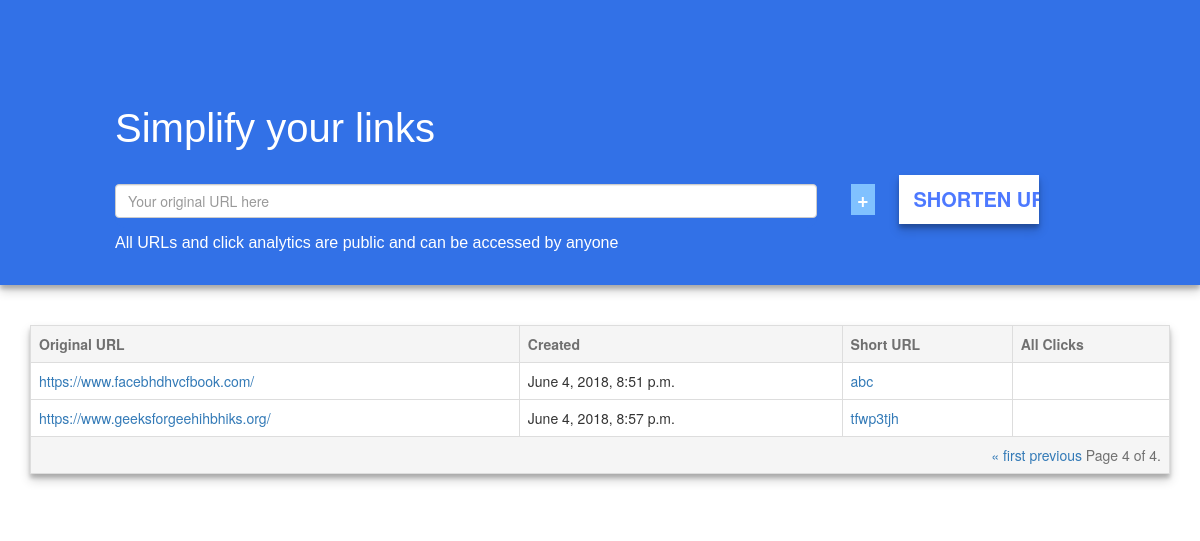
/?page=4, run on the app's committed database.
### shortener/models.py (models this page shows, shortened)
class thwURL(models.Model):
	url         = models.CharField(max_length=220, validators=[validate_url, validate_dot_com])
	shortcode   = models.CharField(max_length=8,unique=True)
	updated     = models.DateTimeField(auto_now=True,blank=False)
	timestamp   = models.DateTimeField(auto_now_add=True,blank=False)
	t_created   = models.DateTimeField(default=datetime.now, blank=False)
	active      = models.BooleanField(default=True)
	ccount      = models.IntegerField(default=0)
	objects = thwURLManager()

### shortener/views.py (the view, shortened to what this page needs)
# urls.py: url(r'^$', HomeView.as_view()),
class HomeView(View):
	def get(self, request, *args, **kwargs):
	 	the_form = SubmitUrlForm()
	 	b =	thwURL.objects.all()
	 	paginator = Paginator(b, 3)
	 	page = request.GET.get('page')
	 	try:
	 		b = paginator.page(page)
	 	except PageNotAnInteger:
	 		b = paginator.page(1)
	 	except EmptyPage:
	 		b = paginator.page(paginator.num_pages)
	 	context = {
	 		"title": "",
	 		"form": the_form,
	 		"bb":b
	 		}
	 	return render(request, "shortener/home.html", context)

### shortener/forms.py (shortened to what this page needs)
class SubmitUrlForm(forms.Form):
    url = forms.CharField(
            label='',
            validators=[validate_url],
            widget = forms.TextInput(
                    attrs ={
                        "placeholder": "Your original URL here",
                        "class": "form-control"
                        }
                )
            )

### shortener/models.py (called while the page is built)
	def all(self, *args, **kwargs):
		qs_main = super(thwURLManager, self).all(*args,**kwargs)
		qs = qs_main.filter(active=True)
		return qs

### shortener/templates/shortener/home.html (shortened to what this page needs)
{% extends 'base.html' %}
{% block styles %}
  <link rel="stylesheet" href="https://maxcdn.bootstrapcdn.com/bootstrap/3.3.7/css/bootstrap.min.css">
{% endblock styles %}
{% block content %}
  <div class="col-sm-12" ;" style="margin-bottom: 40px;box-shadow: 0 4px 4px 0 rgba(0,0,0,0.2), 0 6px 10px 0 rgba(0,0,0,0.19);" >
    <p style="color:white;
	font-family: sans-serif;
	font-size: 40px;
	margin-left: 100px; margin-top:80px" >Simplify your links</p>
    <div style=" padding: 0px;
    width: 60%;
    margin-left: 100px;
    display: inline-block;
    border: none;
    border-radius: 10px;
    margin-right: 20px;
    box-sizing: border-box;">
                <form method='POST' action='.'> {% csrf_token %}
                    {{ form.as_p }}</div>
                <input class='' type='button' value='+' id="add" >
                <input class='' type='submit' value='SHORTEN URL' >
                <p style="color:white;
    font-family: sans-serif;
    font-size: 16px;
    margin-left: 100px; " >All URLs and click analytics are public and can be accessed by anyone</p>
            </div>
<div id="table-dis" class="container"class="pagination"style=" background-color: white">
  <table class="table table-hover table-bordered" style="box-shadow: 0 4px 4px 0 rgba(0,0,0,0.2), 0 6px 10px 0 rgba(0,0,0,0.19);" >
    <tr style="background-color: #F5F5F5;color: #707070">
      <th id="longurl">Original URL</th>
      <th>Created</th>
      <th>Short URL</th>
      <th>All Clicks</th>
    </tr>{% for burl in bb %}
      <tr>
      <td><a href="{{ burl.url}}" target="_blank">{{ burl.url }}</td>
      <td>{{ burl.t_created}}</td>
      <td><a href="{{ burl.shortcode}}" target="_blank">{{ burl.shortcode}}</a> </td>
      <td>{{ burl.clickevent.count }} </td>
    </tr>{% endfor %}
    <tr style="background-color: #F5F5F5;color: #707070; text-align: right;" >
      <td colspan="4"> <span class="step-links">
        {% if bb.has_previous %}
            <a href="?page=1">&laquo; first</a>
            <a href="?page={{ bb.previous_page_number }}">previous</a>
        {% endif %}
        <span class="current">
            Page {{ bb.number }} of {{ bb.paginator.num_pages }}.
        </span>
    </span></td>
    </tr>
  </table>
{% endblock content %}

### shortener/templates/shortener/home.html (style rules this page uses)
input[type=button] { border-radius: 0px; background-color: #80c1ff; border: none; color: white; margin-left: 10px; text-align: center; font-weight: bold; display: inline-block; cursor: pointer; font-size: 20px; }
input[type=submit] { width: 12%; border: none; display: inline-block; font-size: 20px; font-weight: bold; background-color:white ; color: #4d79ff; padding: 10px 15px; margin: 8px 0; margin-left: 20px; cursor: pointer; box-shadow: 0 4px 4px 0 rgba(0,0,0,0.2), 0 6px 10px 0 rgba(0,0,0,0.19); border-radius: 0px; }
div { border-radius: 0px; background-color:#3271e7 ; padding: 20px; }

### data on the page
thwURL: url "https://www.facebhdhvcfbook.com/", t_created "June 4, 2018, 8:51 p.m.", shortcode "abc"
thwURL: url "https://www.geeksforgeehihbhiks.org/", t_created "June 4, 2018, 8:57 p.m.", shortcode "tfwp3tjh"

### other printed values
{{ bb.number }} "4"
{{ bb.paginator.num_pages }} "4"
